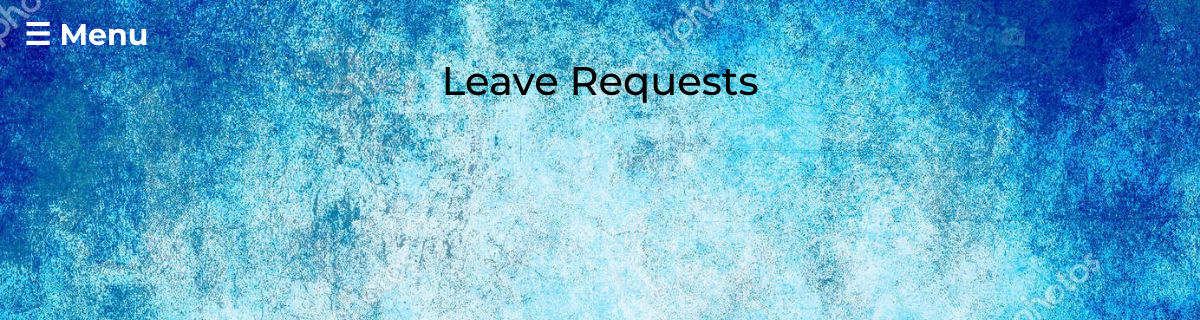
/leavem.php (signed in), run on an earlier commit of the app's database.
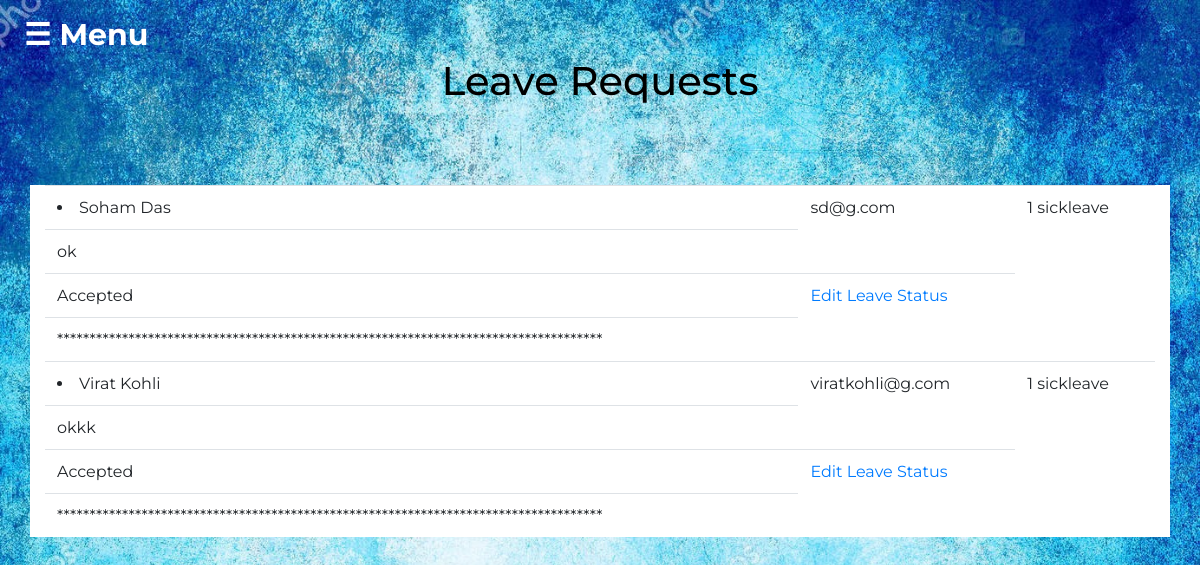
And on a later commit of the database.
### tables this page shows
CREATE TABLE `leavez` (
  `leave_id` int(11) NOT NULL,
  `sickleave` int(11) DEFAULT 0,
  `earnleave` int(11) DEFAULT 0,
  `casualleave` int(11) DEFAULT 0,
  `nationalfesholiday` int(11) DEFAULT NULL,
  `paidleave` int(11) DEFAULT 0,
  `leavereason` text DEFAULT NULL,
  `leaveapproval` varchar(50) DEFAULT 'Pending approval',
  `leavetype` varchar(50) DEFAULT NULL,
  `reqleave` int(11) DEFAULT NULL,
  `addemploy_Employ_ID` int(11) NOT NULL
);

CREATE TABLE `addemploy` (
  `Employ_ID` int(11) NOT NULL,
  `fname` varchar(45) DEFAULT NULL,
  `mname` varchar(45) DEFAULT NULL,
  `lname` varchar(45) DEFAULT NULL,
  `qualify` varchar(45) DEFAULT NULL,
  `blood` varchar(45) DEFAULT NULL,
  `email` varchar(45) DEFAULT NULL,
  `phone` varchar(20) DEFAULT NULL,
  `exp` varchar(45) DEFAULT NULL,
  `department` varchar(45) DEFAULT NULL,
  `designation` varchar(45) DEFAULT NULL,
  `addr` varchar(45) DEFAULT NULL,
  `Password` varchar(45) NOT NULL,
  `MainRole` varchar(45) NOT NULL,
  `jd` varchar(20) DEFAULT NULL
);

### leavem.php (the view, shortened to what this page needs)
<?php
 include('bootstrap.php');
include 'configall.php';
 ?>
<!DOCTYPE html>
<html>
    <head>
        <link rel="stylesheet" type="text/css" href="viewemploy.css?v=<?php echo time(); ?>">
    </head>
    <body>
    <div class="bar">
    	<span style="font-size:30px;cursor:pointer" onclick="openNav()">&#9776; Menu</span>
    </div>
    <div class="heading">
      <center><h2>Leave Requests</h2></center>
    </div>
    <br><br><br>
    <div class="container">
      <?php  echo('<table class="table table-hover">'."\n");
    $stmt = $pdo->query("SELECT `addemploy`.*, `leavez`.*\n"
    . "FROM `addemploy` \n"
    . "	LEFT JOIN `leavez` ON `leavez`.`addemploy_Employ_ID` = `addemploy`.`Employ_ID`\n"
    . "WHERE `leavez`.`reqleave` IS NOT NULL");
    while ( $row = $stmt->fetch(PDO::FETCH_ASSOC) ) {
        echo "<tr><td><li>";
        echo(htmlentities($row['fname']));
		echo(htmlentities($row['lname']));
        echo("</td><td>");
        echo(htmlentities($row['email']));
        echo("</td><td>");
        echo(htmlentities($row['reqleave']));
		echo(htmlentities($row['leavetype']));
        echo("</td></tr>");
        echo "<tr><td>";
        echo(htmlentities($row['leavereason']));
        echo("</td></tr>");
        echo "<tr><td>";
        echo(htmlentities($row['leaveapproval']));
        echo("</td><td>");
        echo('<a href="leavem1.php?id='.$row['Employ_ID'].'">Edit Leave Status</a>');
        echo("</li></td></tr>\n");
        echo("<tr><td>************************************************************************************</td></tr>\n");
    }
    ?>
  </div>
    </body>
</html>

### bootstrap.php (shortened to what this page needs)
<link rel="stylesheet" href="https://maxcdn.bootstrapcdn.com/bootstrap/4.5.2/css/bootstrap.min.css">
<link rel="stylesheet" href="https://maxcdn.bootstrapcdn.com/bootstrap/4.5.2/css/bootstrap.min.css">

### viewemploy.css (style rules this page uses)
body { background: url(bgImage7.jpg); margin:0; padding:0; background-size: cover; font-family: Arial; }
.heading h2 { font-size: 40px; color: black; }
body { font-family: 'Montserrat', sans-serif; font-weight: bold; }
.container { background-color: white; }
.bar { margin-left: 2%; margin-top: 1%; color: white; font-style: bold; }

What changed in the data, as far as the page shows it:
added leavez: addemploy_Employ_ID.fname "Soham", addemploy_Employ_ID.lname "Das", addemploy_Employ_ID.email "sd@g.com", reqleave "1", leavetype "sickleave", leavereason "ok", leaveapproval "Accepted"
added leavez: addemploy_Employ_ID.fname "Virat", addemploy_Employ_ID.lname "Kohli", addemploy_Employ_ID.email "viratkohli@g.com", reqleave "1", leavetype "sickleave", leavereason "okkk", leaveapproval "Accepted"
